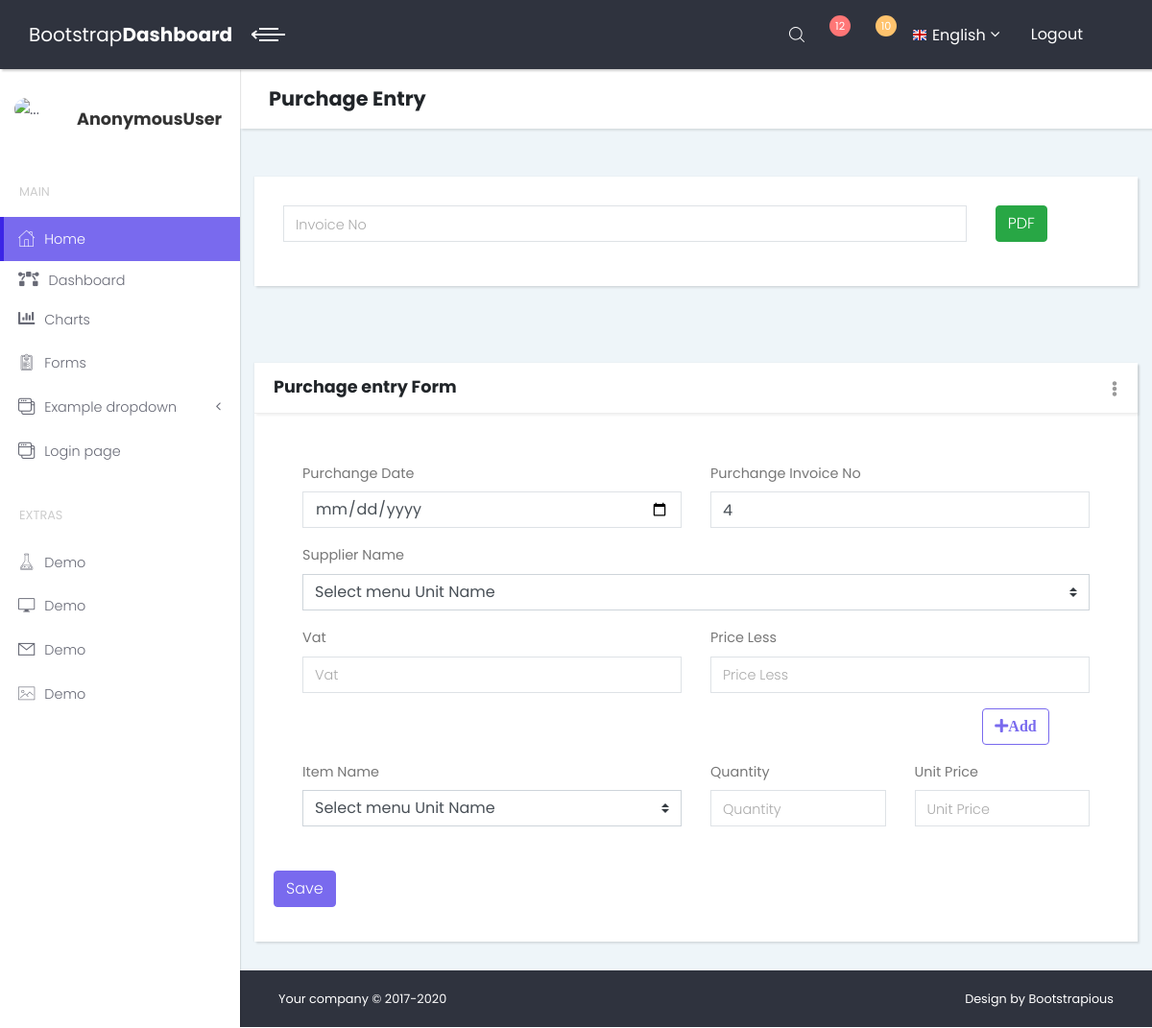
The app's page /purchange/entry/, older data.
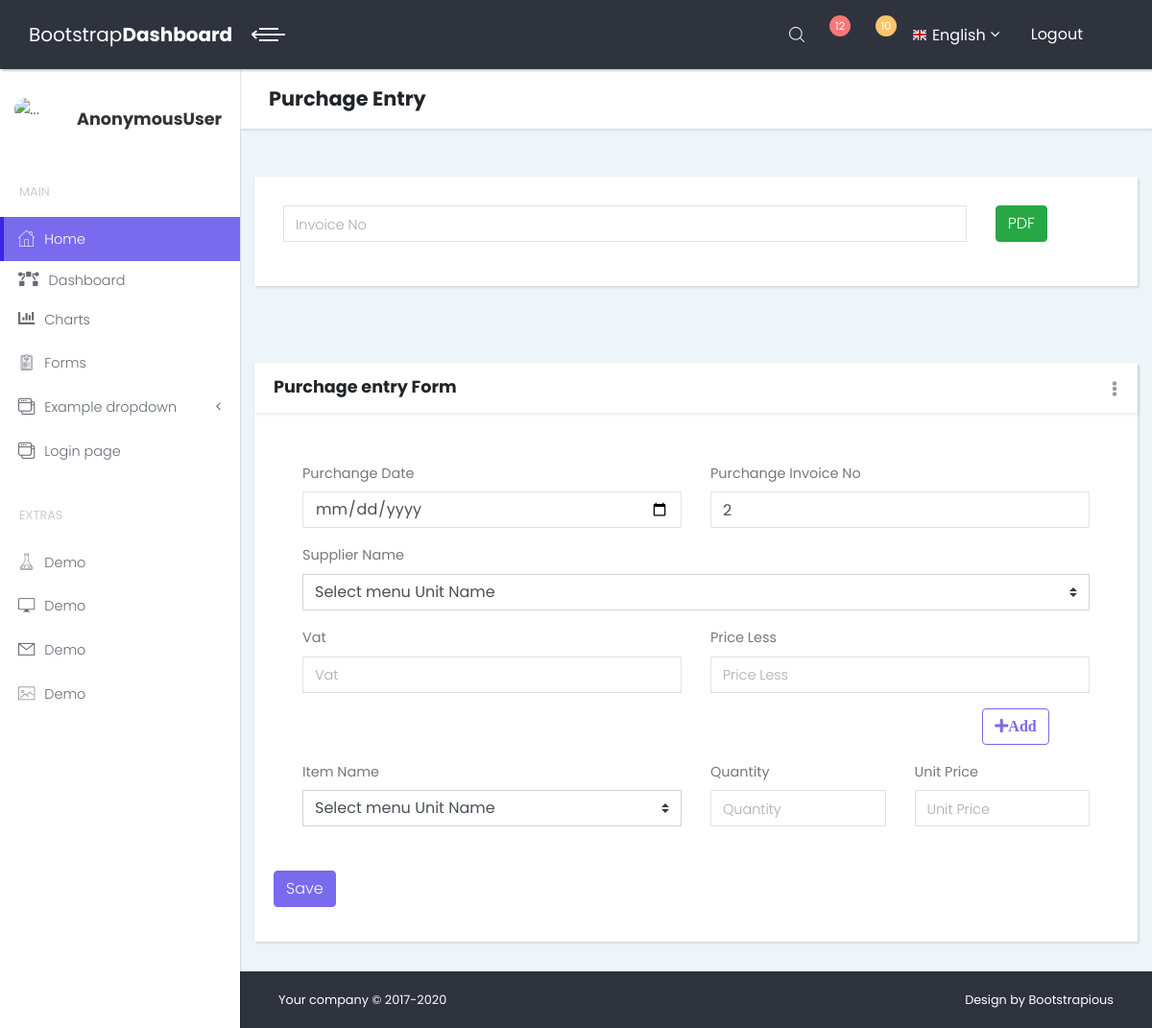
The same page, newer data.
### insurance/models.py (models this page shows)
class PurchageExtendM(models.Model):
    Pdate = models.DateField(null=True, blank=True)
    Invoice_no = models.CharField(max_length=100, null=True, blank=True)
    Supplier_name = models.ForeignKey(SupplierInfoM, on_delete=models.CASCADE, null=True, blank=True)
    Vat = models.IntegerField(null=True, blank=True)
    Less = models.IntegerField(null=True, blank=True)
    objects=models.Manager()

### insurance/views.py (the view)
# urls.py: path('purchange/entry/', views.purchangeV, name='purchangeentry'),
def purchangeV(request):
    suplier=SupplierInfoM.objects.all()
    item=ItemEntryM.objects.all()
    inv=PurchageExtendM.objects.raw('select id,count(less)+1 as invs from insurance_purchageextendm')
    purx=PurchageExtendM.objects.filter(Invoice_no=3)
    p=PurchageInfoM.objects.raw('SELECT a.id,a.Item_name,a.Quantity,a.Rate,(a.Quantity*a.Rate) as Total from insurance_purchageinfom as a, insurance_purchageextendm as b'
                                ' where a.pex_id=b.id and Invoice_no=%s',[3])
    sumation=PurchageInfoM.objects.raw('SELECT a.id,sum(a.Quantity) as sumQuantity,sum(a.Quantity*a.Rate) as sTotal,sum(b.vat)as vat,sum(a.Quantity*a.Rate)-((sum(a.Quantity*a.Rate)*sum(b.vat))/100) as subtotal,sum(b.less) as less,sum(a.Quantity*a.Rate)-((sum(a.Quantity*a.Rate)*sum(b.vat))/100)- sum(b.less) as Grant_total from insurance_purchageinfom as a, insurance_purchageextendm as b'
                                        ' where a.pex_id=b.id and Invoice_no=%s',[3])
    return render(request,'inventory/purchage.html',{'suplier':suplier,'item':item,'inv':inv,'purx':purx,'p':p,'sumation':sumation})

### insurance/templates/inventory/purchage.html (shortened to what the changed rows need)
{%extends 'index.html'%}
{%block contant%}
<header class="page-header">
    <div class="container-fluid">
        <h2 class="no-margin-bottom">Purchage Entry</h2>
    </div>
</header>
<section class="dashboard-counts no-padding-bottom">
    <div class="col-lg-12">
        <div class="card">
            <div class="card-body">
                <form action="{%url 'purchangeentrysave'%}" method="POST" enctype="multipart/form-data">
                    <div class="row">
                        {%for x in inv%}
                        <div class="form-group col-md-6">
                            <label class="form-control-label">Purchange Invoice No</label>
                            <input type="text" placeholder="Purchange Invoice No" class="form-control" name="pno"
                                   value="{{x.invs}}">
                        </div>
                        {%endfor%}
                    </div>
                </form>
            </div>
        </div>
    </div>
</section>
{%endblock%}

Row changes from the older to the newer data that the page shows:
removed PurchageExtendM: pno "4"
added PurchageExtendM: pno "2"
